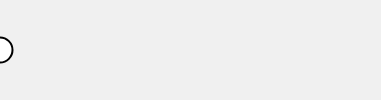
Frame 1 (no input)
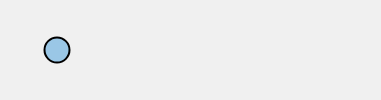
Frame 60 (no input)
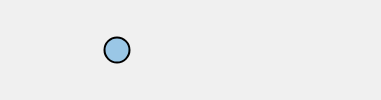
Frame 120 (the mouse pressed at the canvas centre since frame 60)

The p5.js sketch that drew these frames (run headless with seeded random() and noise() and a simulated clock; from frame 60 on, the mouse is pressed at the canvas centre):

// p5.js sketch
// ── sketch.js
//Moving No Flash Ball
var counter = 0; //declare counter to be 0
var balldir = false; //declaring balldir as a variable. can set to true or false.
                    //will change in if statement
function setup() {
  createCanvas(381,100);
                 }

function draw() {
//STYLES
  //noStroke();
  strokeWeight(2);
    //stroke("indigo")
  background(240);
    /* background in the draw function(infinite loop) will redraw the color so the ball doesn't leave a trail of black behind it. */
  console.log(counter);
  ellipse(counter, height/2,25,25);
    //the ball. counter is the x coord.
    //starts on L edge, 0x
    //since it starts at 0 as declared globally
    // the height/2 put the y coord in the middle

  if(counter < 0) { //limitone: if counter is less than 0,
    balldir = true; //balldir = true, meaning it goes forward
    console.log("left hit: " + counter)};

  if(counter > width) { //limittwo: if bigger than the width
  balldir = false; //balldir = false, it goes backward
  console.log("right hit: " + counter)};
    //ball bounce back pt1
    //when the ball x coord becomes greater than the width, balldir becomes false.
    //width = R edge of canvas = 381 in this case

//FAST bounce back (faster code)
  if(balldir == true) {
  counter = counter + 1;}
  else{(counter = counter - 1); } //aka balldir = false
    //ball bounce back pt2
    //counter = counter - 1
    //makes the ball reverse direction on reaching R edge of canvas.

  if(counter >= 0 && counter <= 127) {fill(154,199,230)}          //0-127x: ball is blue
  else if(counter > 127 && counter <= 254) {fill("mediumorchid")}//128-254: pink
  else if(counter > 254 && counter < width){fill("darkcyan")}   //255-381: darkblue
  else{ fill("yellow")}
    //ball won't flash anymore because "=" has been added
    // ">=" means 0-127  127-254  254-381(width)
    //else defined as yellow
    //meaning, if it's not flashing in browser, it was done correctly
                }
